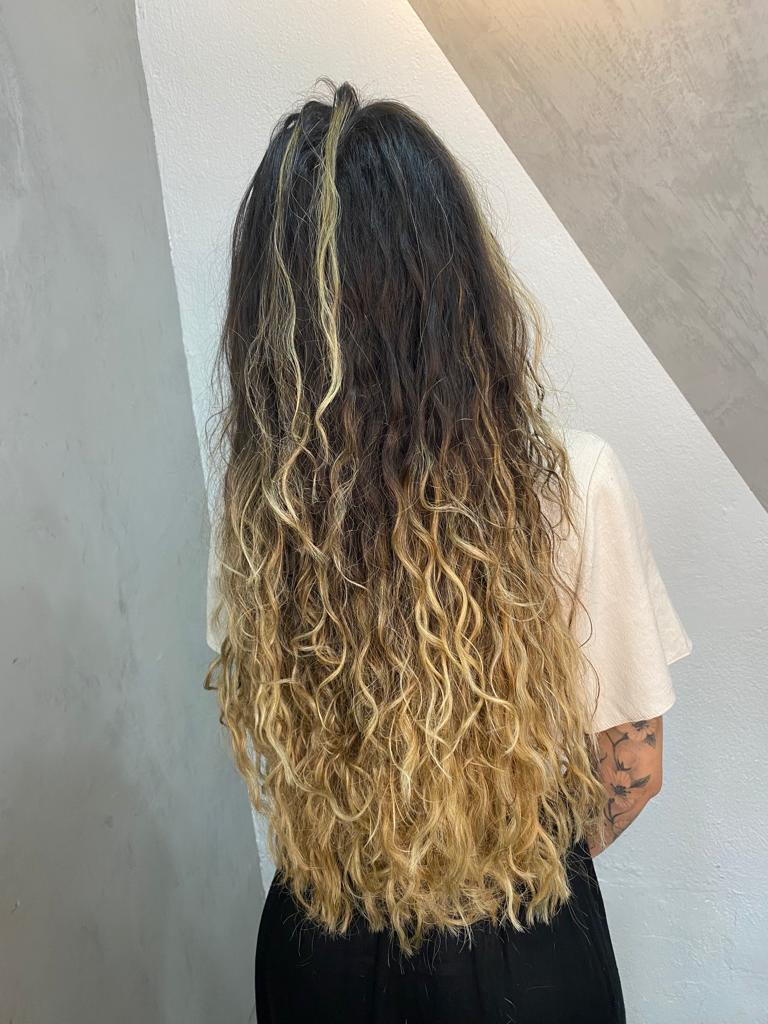
#> input picture arquivo-site-antigo/imagens/WhatsApp-Image-2021-10-31-at-18.01.02.jpeg, 768 x 1024 px
$ python prepare_images.py
#> lines starting #> are read from the running program, lines starting #| are printed output that depends on the picture
#!/usr/bin/env python3
"""Gera as imagens otimizadas em public/img a partir de arquivo-site-antigo/imagens."""
import json
from pathlib import Path
from PIL import Image

ROOT = Path(__file__).resolve().parent.parent
SRC, OUT = ROOT / "arquivo-site-antigo/imagens", ROOT / "public/img"
sizes = {}

def save(name, source, box=None, sat=None, max_w=1200, q=82):
#> called with name = 'hero', box = (0, 0.02, 1, 1), max_w = 1200, q = 82
    im = Image.open(SRC / source).convert("RGB")
#> im is the input picture: PIL image 768x1024 RGB; mean R, G, B 146.8, 141, 129.4
    if box:
        w, h = im.size
#> w = 768; h = 1024
        im = im.crop((int(box[0]*w), int(box[1]*h), int(box[2]*w), int(box[3]*h)))
#> im: PIL image 768x1004 RGB
    if sat is not None:
        from PIL import ImageEnhance
        im = ImageEnhance.Color(im).enhance(sat)
    if im.width > max_w:
        im = im.resize((max_w, round(im.height*max_w/im.width)), Image.LANCZOS)
    im.save(OUT / f"{name}.webp", "WEBP", quality=q, method=6)
    sizes[name] = [im.width, im.height]

save("hero", "WhatsApp-Image-2021-10-31-at-18.01.02.jpeg", (0, .02, 1, 1))
save("naturalidade", "WhatsApp-Image-2021-10-31-at-18.02.04.jpeg", (0, 0, 1, .74))
#> call 2 of save, with name = 'naturalidade', box = (0, 0, 1, 0.74), max_w = 1200, q = 82
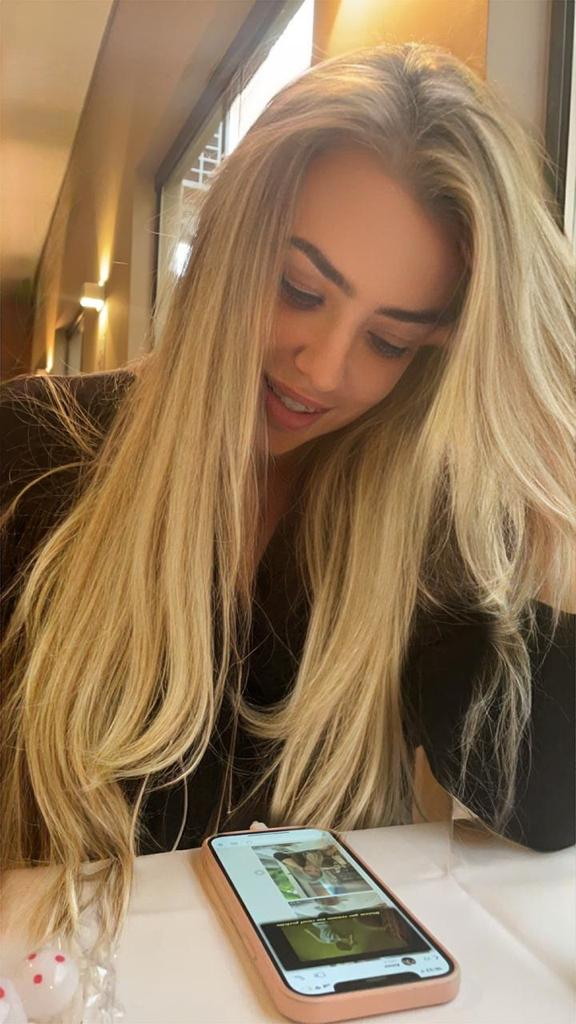
#> input picture arquivo-site-antigo/imagens/WhatsApp-Image-2021-10-31-at-18.02.04.jpeg, 576 x 1024 px
#> in save, im is the input picture: PIL image 576x1024 RGB; mean R, G, B 148.4, 121.6, 91.3
save("volume", "WhatsApp-Image-2021-10-31-at-18.03.51.jpeg", (0, .04, 1, .62))
#> call 3 of save, with name = 'volume', box = (0, 0.04, 1, 0.62), max_w = 1200, q = 82
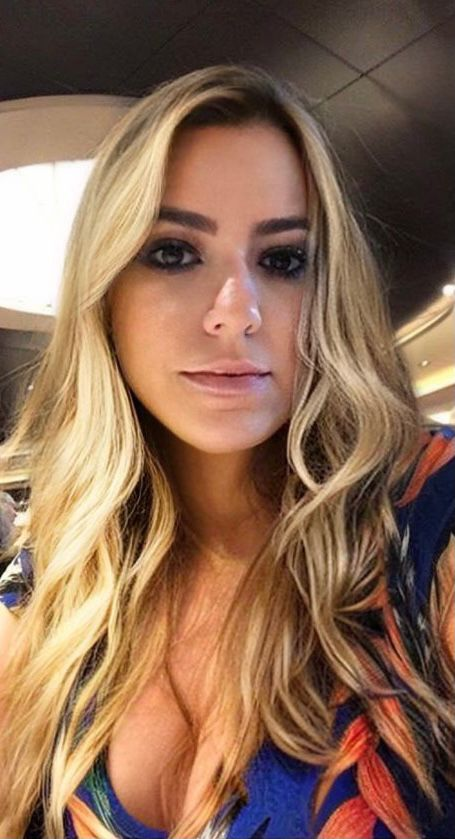
#> input picture arquivo-site-antigo/imagens/WhatsApp-Image-2021-10-31-at-18.03.51.jpeg, 455 x 839 px
#> in save, im is the input picture: PIL image 455x839 RGB; mean R, G, B 140.2, 106.6, 84.1
#> in save (call 3), `im = im.crop((int(box[0]*w), int(box[1]*h), int(box[2]*w), int(box[3]*..`:
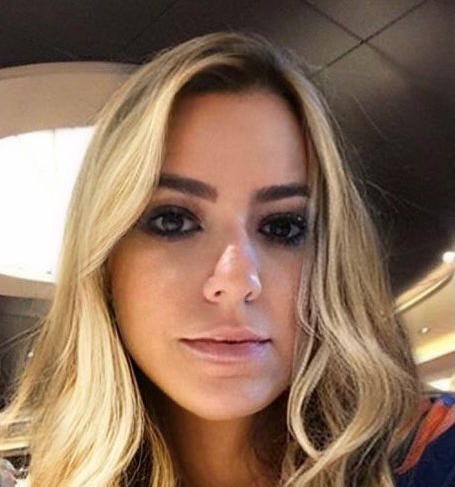
#> im: PIL image 455x487 RGB; mean R, G, B 139.9, 111.3, 90.8
save("comprimento", "WhatsApp-Image-2021-10-31-at-17.49.21-1.jpeg")
#> call 4 of save, with name = 'comprimento', max_w = 1200, q = 82
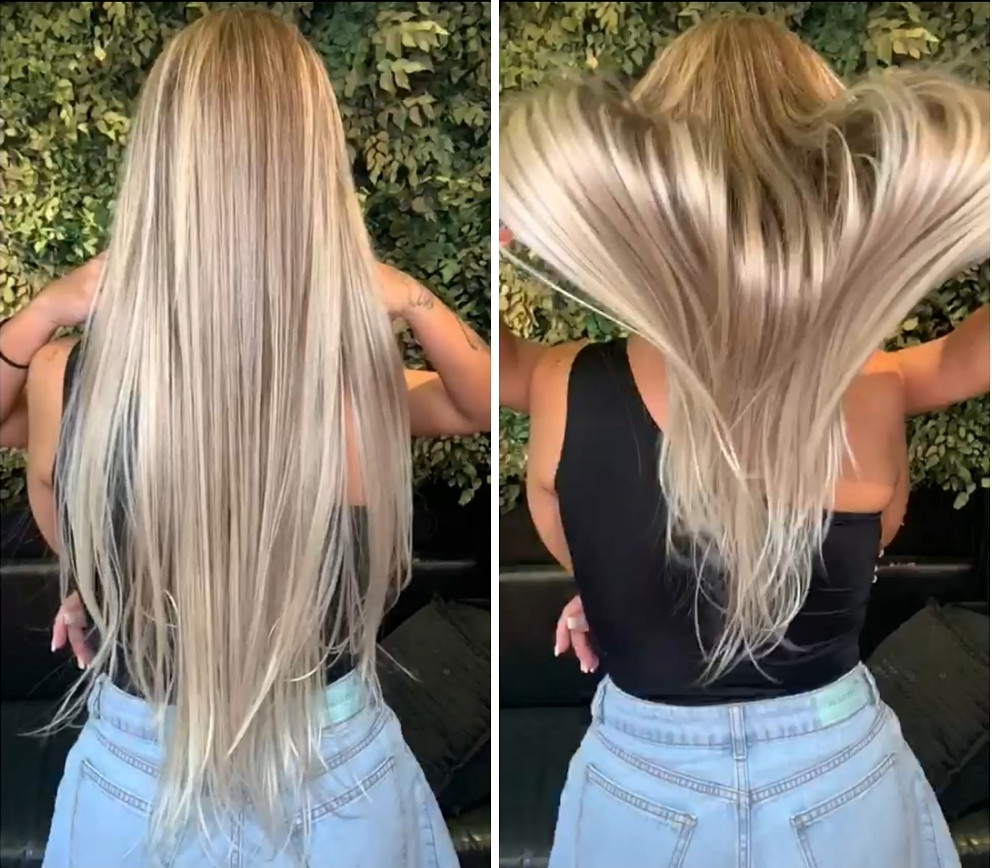
#> input picture arquivo-site-antigo/imagens/WhatsApp-Image-2021-10-31-at-17.49.21-1.jpeg, 992 x 868 px
#> in save, im is the input picture: PIL image 992x868 RGB; mean R, G, B 128.9, 119.7, 106.9
save("marta", "12-1.jpg", (.02, 0, 1, .92), sat=.72)
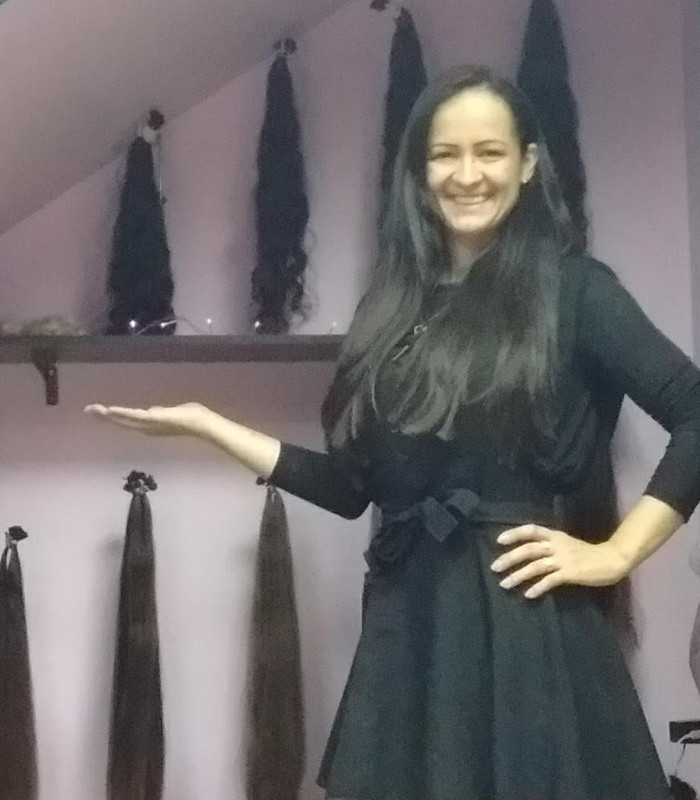
#> input picture arquivo-site-antigo/imagens/12-1.jpg, 700 x 800 px
#> in save, im is the input picture: PIL image 700x800 RGB; mean R, G, B 110.3, 106.3, 108.2
#> in save (call 5), `im = im.crop((int(box[0]*w), int(box[1]*h), int(box[2]*w), int(box[3]*..`:
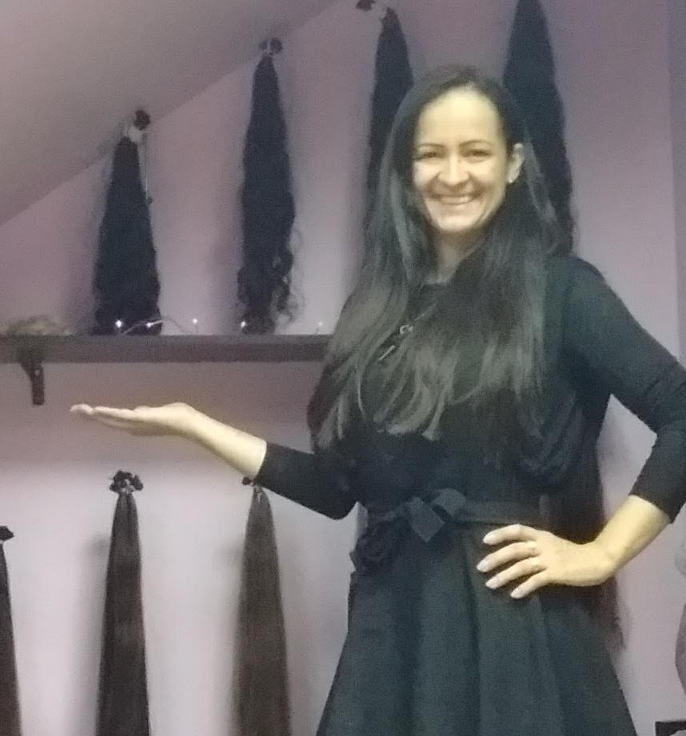
#> im: PIL image 686x736 RGB; mean R, G, B 112.1, 107.9, 109.7
save("marta-retrato", "77-2.jpg", sat=.85)
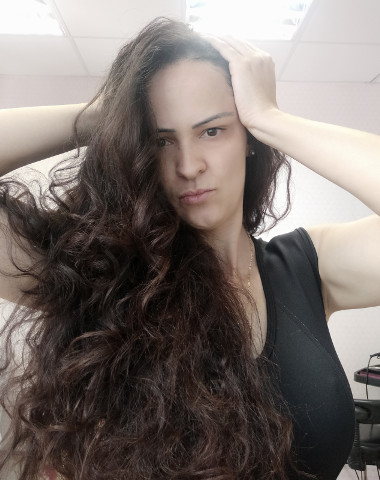
#> input picture arquivo-site-antigo/imagens/77-2.jpg, 380 x 480 px
#> in save, im is the input picture: PIL image 380x480 RGB; mean R, G, B 123.1, 114.2, 110
#> (the run stopped early here; a loop or call above may not have finished)
